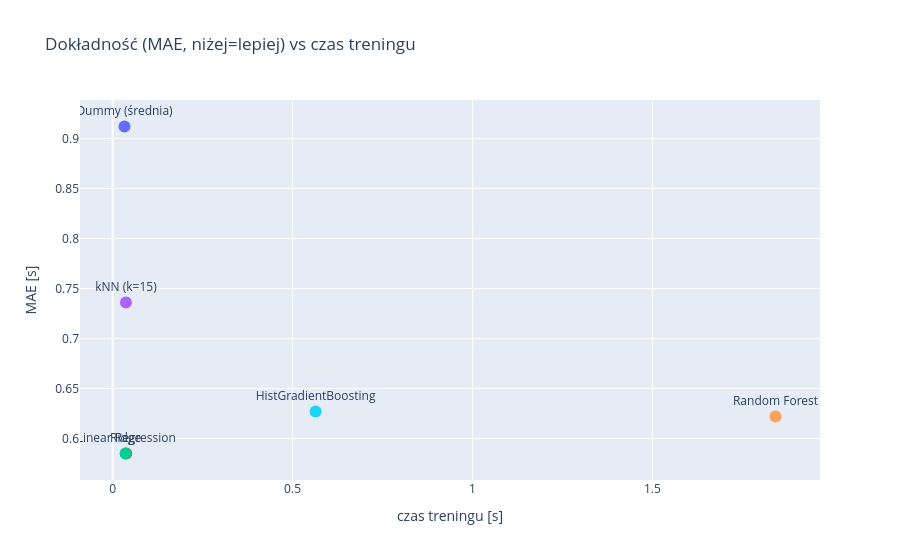

Write notebook code for a chart like this one.
### Markdown cell above
Tabela zestawia wszystkie modele. Pierwszy wniosek dotyczy punktu odniesienia: `Dummy` osiąga `MAE = 0.912 s` i $R^2$ równe zeru, więc każdy model, który schodzi poniżej tego błędu, faktycznie czegoś się nauczył.

Zaskoczeniem jest to, że **najlepsze okazują się modele liniowe** - `LinearRegression` i `Ridge` dają identyczny wynik (`MAE = 0.585 s`, $R^2 = 0.548$), wyprzedzając oba modele drzewiaste (`RandomForest` `0.497`, `HistGradientBoosting` `0.486`). To samo zadanie, które wcześniej wymagało drzew do pokazania degradacji opon, po przeformułowaniu na tempo względne jest na tyle "liniowe", że prosta regresja wystarcza. Dominuje w nim efekt paliwa (`LapNumber`), który jest z liniowy, a degradacja opon - choć nieliniowa - jest efektem o wiele słabszym. Przy ograniczonym zestawie cech drzewa nie mają tu czego dodać i lekko się przeuczają.

`Ridge` i `LinearRegression` dają ten sam wynik, bo przy tej liczbie obserwacji regularyzacja nie ma już co ograniczać - współczynniki i bez niej są stabilne.

### Code cell
b = bench.reset_index()
fig = px.scatter(b, x='fit_s', y='MAE', text='model', color='model',
                 title='Dokładność (MAE, niżej=lepiej) vs czas treningu',
                 labels={'fit_s': 'czas treningu [s]', 'MAE': 'MAE [s]'})
fig.update_traces(textposition='top center', marker_size=12)
fig.update_layout(showlegend=False)
fig.show()

### Figure 1 — Plotly figure (JSON) as saved in the notebook; plotly's stock layout.template omitted (floating-point values rounded to 4 significant figures)
{"data": [{"hovertemplate": "model=%{text}<br>czas treningu [s]=%{x}<br>MAE [s]=%{y}<extra></extra>", "legendgroup": "Dummy (średnia)", "marker": {"color": "#636efa", "size": 12, "symbol": "circle"}, "mode": "markers+text", "name": "Dummy (średnia)", "orientation": "v", "showlegend": true, "text": ["Dummy (średnia)"], "textposition": "top center", "type": "scatter", "x": [0.033], "xaxis": "x", "y": [0.912], "yaxis": "y"}, {"hovertemplate": "model=%{text}<br>czas treningu [s]=%{x}<br>MAE [s]=%{y}<extra></extra>", "legendgroup": "Linear Regression", "marker": {"color": "#EF553B", "size": 12, "symbol": "circle"}, "mode": "markers+text", "name": "Linear Regression", "orientation": "v", "showlegend": true, "text": ["Linear Regression"], "textposition": "top center", "type": "scatter", "x": [0.038], "xaxis": "x", "y": [0.585], "yaxis": "y"}, {"hovertemplate": "model=%{text}<br>czas treningu [s]=%{x}<br>MAE [s]=%{y}<extra></extra>", "legendgroup": "Ridge", "marker": {"color": "#00cc96", "size": 12, "symbol": "circle"}, "mode": "markers+text", "name": "Ridge", "orientation": "v", "showlegend": true, "text": ["Ridge"], "textposition": "top center", "type": "scatter", "x": [0.036], "xaxis": "x", "y": [0.585], "yaxis": "y"}, {"hovertemplate": "model=%{text}<br>czas treningu [s]=%{x}<br>MAE [s]=%{y}<extra></extra>", "legendgroup": "kNN (k=15)", "marker": {"color": "#ab63fa", "size": 12, "symbol": "circle"}, "mode": "markers+text", "name": "kNN (k=15)", "orientation": "v", "showlegend": true, "text": ["kNN (k=15)"], "textposition": "top center", "type": "scatter", "x": [0.037], "xaxis": "x", "y": [0.736], "yaxis": "y"}, {"hovertemplate": "model=%{text}<br>czas treningu [s]=%{x}<br>MAE [s]=%{y}<extra></extra>", "legendgroup": "Random Forest", "marker": {"color": "#FFA15A", "size": 12, "symbol": "circle"}, "mode": "markers+text", "name": "Random Forest", "orientation": "v", "showlegend": true, "text": ["Random Forest"], "textposition": "top center", "type": "scatter", "x": [1.842], "xaxis": "x", "y": [0.622], "yaxis": "y"}, {"hovertemplate": "model=%{text}<br>czas treningu [s]=%{x}<br>MAE [s]=%{y}<extra></extra>", "legendgroup": "HistGradientBoosting", "marker": {"color": "#19d3f3", "size": 12, "symbol": "circle"}, "mode": "markers+text", "name": "HistGradientBoosting", "orientation": "v", "showlegend": true, "text": ["HistGradientBoosting"], "textposition": "top center", "type": "scatter", "x": [0.564], "xaxis": "x", "y": [0.627], "yaxis": "y"}], "layout": {"legend": {"title": {"text": "model"}, "tracegroupgap": 0}, "showlegend": false, "title": {"text": "Dokładność (MAE, niżej=lepiej) vs czas treningu"}, "xaxis": {"anchor": "y", "domain": [0.0, 1.0], "title": {"text": "czas treningu [s]"}}, "yaxis": {"anchor": "x", "domain": [0.0, 1.0], "title": {"text": "MAE [s]"}}}}
